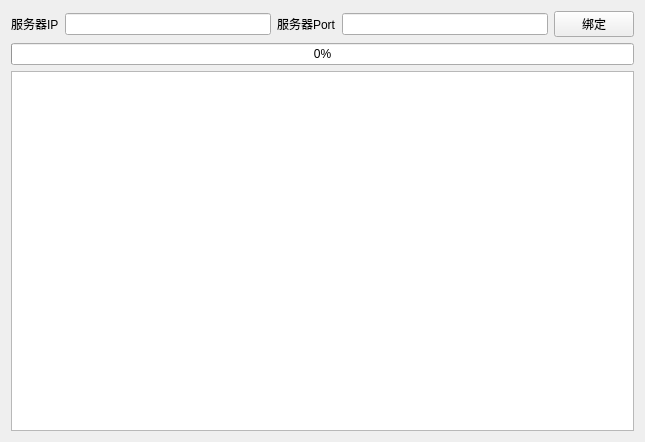
<?xml version="1.0" encoding="UTF-8"?>
<ui version="4.0">
 <class>Widget</class>
 <widget class="QWidget" name="Widget">
  <property name="geometry">
   <rect>
    <x>0</x>
    <y>0</y>
    <width>645</width>
    <height>442</height>
   </rect>
  </property>
  <property name="windowTitle">
   <string>Widget</string>
  </property>
  <layout class="QGridLayout" name="gridLayout">
   <item row="0" column="1">
    <widget class="QLineEdit" name="lineEdit_Server"/>
   </item>
   <item row="0" column="2">
    <widget class="QLabel" name="label_2">
     <property name="text">
      <string>服务器Port</string>
     </property>
    </widget>
   </item>
   <item row="0" column="3">
    <widget class="QLineEdit" name="lineEdit_Server_Port"/>
   </item>
   <item row="0" column="4">
    <widget class="QPushButton" name="btn_bind">
     <property name="text">
      <string>绑定</string>
     </property>
    </widget>
   </item>
   <item row="1" column="0" colspan="5">
    <widget class="QProgressBar" name="progressBar">
     <property name="value">
      <number>0</number>
     </property>
    </widget>
   </item>
   <item row="2" column="0" colspan="5">
    <widget class="QTextEdit" name="textEdit_Server"/>
   </item>
   <item row="0" column="0">
    <widget class="QLabel" name="label">
     <property name="text">
      <string>服务器IP</string>
     </property>
    </widget>
   </item>
  </layout>
 </widget>
 <layoutdefault spacing="6" margin="11"/>
 <resources/>
 <connections/>
</ui>
